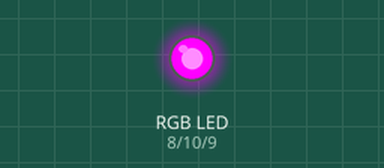
Recording of a sketch running on a simulated Arduino Uno, built with avr-gcc and run on an emulated ATmega328P. On the bench: an RGB LED mixed from three pins (HIGH = lit).

Above: at 0.5 s.
At 1.5 s:
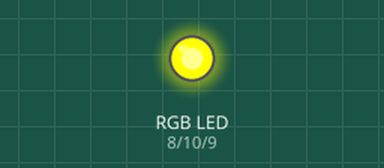
At 5.5 s:
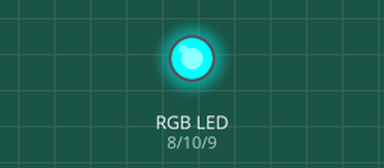
Timing chart, 0 to 6.9 s (numbered marks = the images above):
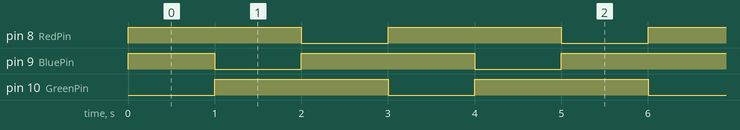

The sketch:

led_rgb.ino
```cpp
int RedPin = 8;
int GreenPin = 10;
int BluePin = 9;

void setup() {

 pinMode(RedPin, OUTPUT);
 pinMode(BluePin, OUTPUT);
 pinMode(GreenPin, OUTPUT);
 digitalWrite(RedPin, HIGH);
 digitalWrite(BluePin, HIGH);
 digitalWrite(GreenPin, HIGH);

}

void loop() {

  digitalWrite(GreenPin, LOW);
  delay(1000);
  digitalWrite(GreenPin,HIGH);
  digitalWrite(BluePin,LOW);
  delay(1000);
  digitalWrite(BluePin,HIGH);
  digitalWrite(RedPin,LOW);
  delay(1000);
  digitalWrite(RedPin,HIGH);

}
```

Measured:
- by itself, pin 8 (RedPin), pin 9 (BluePin), pin 10 (GreenPin): alternates HIGH for 2.0 s and LOW for 1.0 s
- by itself, everything shown: repeats every 3.0 s, in 4 steps
